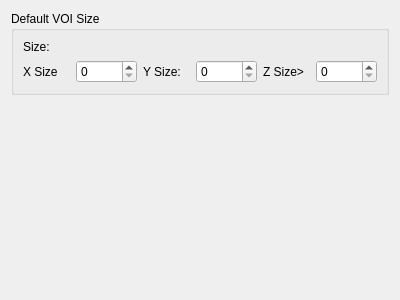
<?xml version="1.0" encoding="UTF-8"?>
<ui version="4.0">
 <class>VOIPreferences</class>
 <widget class="QWidget" name="VOIPreferences">
  <property name="geometry">
   <rect>
    <x>0</x>
    <y>0</y>
    <width>400</width>
    <height>300</height>
   </rect>
  </property>
  <property name="windowTitle">
   <string>Form</string>
  </property>
  <layout class="QVBoxLayout" name="verticalLayout">
   <item>
    <widget class="QGroupBox" name="groupBox_2">
     <property name="title">
      <string>Default VOI Size</string>
     </property>
     <layout class="QVBoxLayout" name="verticalLayout_2">
      <item>
       <widget class="QLabel" name="label">
        <property name="text">
         <string>Size:</string>
        </property>
       </widget>
      </item>
      <item>
       <layout class="QHBoxLayout" name="horizontalLayout_3">
        <item>
         <widget class="QLabel" name="label_5">
          <property name="text">
           <string>X Size</string>
          </property>
         </widget>
        </item>
        <item>
         <widget class="QSpinBox" name="xSize">
          <property name="maximum">
           <number>10000</number>
          </property>
          <property name="singleStep">
           <number>2</number>
          </property>
         </widget>
        </item>
        <item>
         <widget class="QLabel" name="label_6">
          <property name="text">
           <string>Y Size:</string>
          </property>
         </widget>
        </item>
        <item>
         <widget class="QSpinBox" name="ySize">
          <property name="maximum">
           <number>10000</number>
          </property>
          <property name="singleStep">
           <number>2</number>
          </property>
         </widget>
        </item>
        <item>
         <widget class="QLabel" name="label_7">
          <property name="text">
           <string>Z Size&gt;</string>
          </property>
         </widget>
        </item>
        <item>
         <widget class="QSpinBox" name="zSize">
          <property name="maximum">
           <number>10000</number>
          </property>
          <property name="singleStep">
           <number>2</number>
          </property>
         </widget>
        </item>
       </layout>
      </item>
     </layout>
    </widget>
   </item>
   <item>
    <spacer name="verticalSpacer">
     <property name="orientation">
      <enum>Qt::Vertical</enum>
     </property>
     <property name="sizeHint" stdset="0">
      <size>
       <width>20</width>
       <height>40</height>
      </size>
     </property>
    </spacer>
   </item>
  </layout>
 </widget>
 <resources/>
 <connections/>
</ui>
